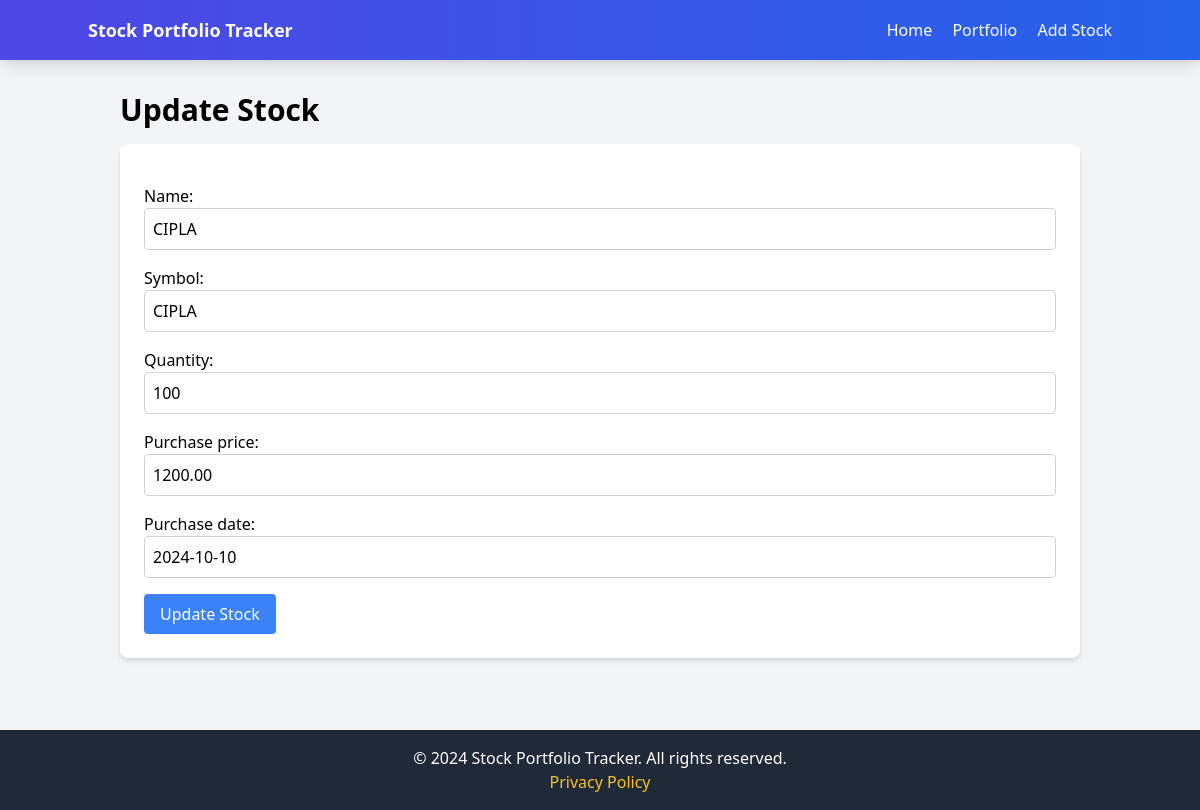
Page /update/3/ (signed in) on the committed database.
### portfolio/models.py (models this page shows, shortened)
class Stock(models.Model):
    user = models.ForeignKey(User, on_delete=models.CASCADE)
    name = models.CharField(max_length=100, default='Unnamed Stock')
    symbol = models.CharField(max_length=10)
    quantity = models.PositiveIntegerField()
    purchase_price = models.DecimalField(max_digits=10, decimal_places=2)
    current_price = models.DecimalField(max_digits=10, decimal_places=2, default=0)  # Assuming you have this field already
    daily_change = models.DecimalField(max_digits=10, decimal_places=2, default=0)  # New field for daily change
    purchase_date = models.DateField(default=timezone.now)

### portfolio/views.py (the view)
# urls.py: path('update/<int:stock_id>/', update_stock, name='update_stock'),
@login_required
def update_stock(request, stock_id):
    stock = get_object_or_404(Stock, id=stock_id, user=request.user)
    if request.method == 'POST':
        form = StockForm(request.POST, instance=stock)
        if form.is_valid():
            form.save()
            messages.success(request, 'Stock updated successfully!')
            return redirect('portfolio_view')
    else:
        form = StockForm(instance=stock)
    return render(request, 'portfolio/update_stock.html', {'form': form})

### portfolio/forms.py
class StockForm(forms.ModelForm):
    class Meta:
        model = Stock
        fields = ['name', 'symbol', 'quantity', 'purchase_price', 'purchase_date']
    def __init__(self, *args, **kwargs):
        super().__init__(*args, **kwargs)
        for field in self.fields.values():
            field.widget.attrs.update({
                'class': 'form-input border border-gray-300 rounded p-2 w-full'
            })

### portfolio/templates/portfolio/update_stock.html (shortened to what this page needs)
{% extends 'base.html' %}
{% block content %}
<div class="container mx-auto p-4">
    <h1 class="text-3xl font-bold mb-4">Update Stock</h1>
    <div class="bg-white p-6 rounded-lg shadow-md">
        <form method="POST" class="space-y-4">
            {{ form.as_p }}
            <button type="submit" class="bg-blue-500 text-white py-2 px-4 rounded hover:bg-blue-600">Update Stock</button>
        </form>
    </div>
</div>
{% endblock %}

### rows in the picture
Stock: name "CIPLA", symbol "CIPLA", quantity "100", purchase_price "1200.00", purchase_date "2024-10-10"
